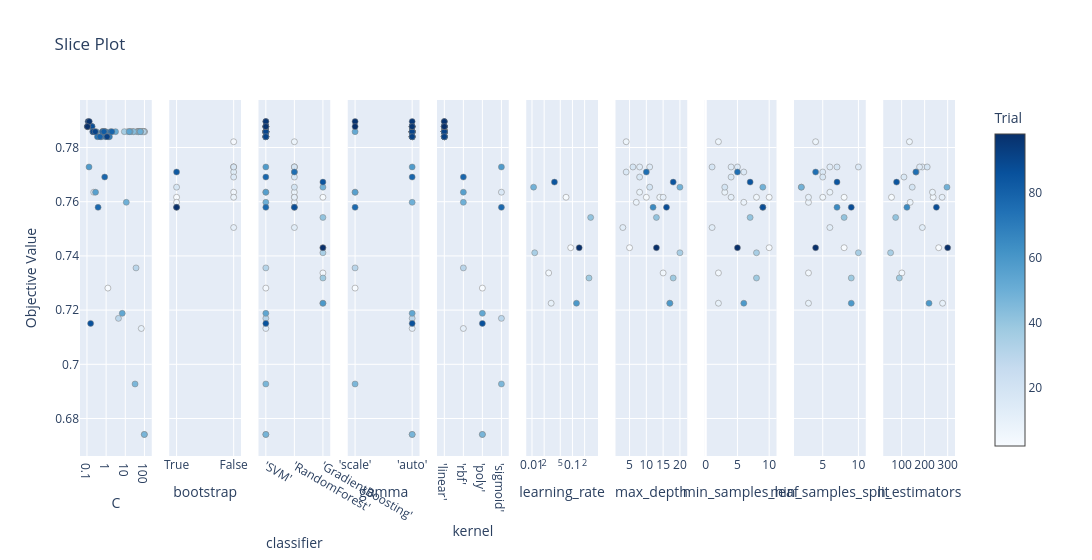

This figure's notebook cell:
### Code cell
# Slice Plot
plot_slice(study).show()

### Figure 1 — Plotly figure (JSON) as saved in the notebook; plotly's stock layout.template omitted (floating-point values rounded to 4 significant figures)
{"data": [{"marker": {"color": [2, 10, 16, 19, 20, 21, 22, 23, 24, 25, 26, 27, 28, 29, 30, 31, 32, 33, 35, 36, 38, 39, 41, 42, 43, 44, 45, 46, 47, 49, 50, 51, 52, 53, 54, 55, 56, 57, 58, 60, 61, 62, 63, 64, 66, 67, 68, 69, 70, 71, 72, 73, 74, 76, 77, 78, 79, 80, 81, 82, 83, 84, 86, 87, 89, 90, 91, 92, 93, 94, 95, 96, 97, 98], "colorbar": {"title": {"text": "Trial"}, "x": 1, "xpad": 40}, "colorscale": [[0, "rgb(247,251,255)"], [0.125, "rgb(222,235,247)"], [0.25, "rgb(198,219,239)"], [0.375, "rgb(158,202,225)"], [0.5, "rgb(107,174,214)"], [0.625, "rgb(66,146,198)"], [0.75, "rgb(33,113,181)"], [0.875, "rgb(8,81,156)"], [1, "rgb(8,48,107)"]], "line": {"color": "Grey", "width": 0.5}, "showscale": true}, "mode": "markers", "name": "Feasible Trial", "showlegend": false, "type": "scatter", "x": [1.234, 68.35, 0.2246, 69.66, 81.2, 99.21, 98.15, 47.15, 16.89, 13.14, 21.96, 99.51, 26.26, 4.398, 36.29, 91.72, 88.17, 44.62, 99.4, 8.899, 40.36, 49.42, 47.1, 50.53, 58.72, 26.79, 64.1, 32.34, 98.02, 11.27, 59.83, 17.94, 3.095, 6.936, 16.15, 0.3036, 0.2801, 0.6452, 0.1278, 0.5872, 0.6623, 0.7574, 0.6731, 0.7382, 0.9024, 0.8275, 0.5055, 1.319, 1.488, 0.666, 0.8996, 0.3509, 0.9411, 1.711, 0.38, 0.8405, 1.998, 0.48, 0.6582, 0.7694, 0.1836, 0.1717, 0.1549, 0.1826, 0.2003, 0.2107, 0.2705, 1.117, 0.1105, 0.1044, 0.1143, 0.1082, 0.1318, 0.1064], "xaxis": "x", "y": [0.7281, 0.7132, 0.7635, 0.7858, 0.7858, 0.7858, 0.7858, 0.7858, 0.7858, 0.7858, 0.7858, 0.7858, 0.7858, 0.7169, 0.7356, 0.7858, 0.7858, 0.7858, 0.6741, 0.7858, 0.7858, 0.7858, 0.7858, 0.7858, 0.7858, 0.7858, 0.7858, 0.6927, 0.6741, 0.7598, 0.7858, 0.7858, 0.7858, 0.7188, 0.7858, 0.7858, 0.7635, 0.7858, 0.7728, 0.784, 0.7858, 0.7858, 0.7858, 0.7858, 0.7858, 0.7858, 0.784, 0.784, 0.784, 0.7858, 0.7858, 0.784, 0.784, 0.7858, 0.7579, 0.7691, 0.7858, 0.784, 0.7858, 0.7858, 0.7877, 0.7877, 0.7151, 0.7877, 0.7858, 0.7858, 0.7858, 0.784, 0.7877, 0.7877, 0.7896, 0.7877, 0.7896, 0.7877], "yaxis": "y"}, {"marker": {"color": [4, 6, 18, 65, 75, 88, 5, 7, 9, 11, 12, 13, 14, 15, 17], "colorbar": {"title": {"text": "Trial"}, "x": 1, "xpad": 40}, "colorscale": [[0, "rgb(247,251,255)"], [0.125, "rgb(222,235,247)"], [0.25, "rgb(198,219,239)"], [0.375, "rgb(158,202,225)"], [0.5, "rgb(107,174,214)"], [0.625, "rgb(66,146,198)"], [0.75, "rgb(33,113,181)"], [0.875, "rgb(8,81,156)"], [1, "rgb(8,48,107)"]], "line": {"color": "Grey", "width": 0.5}, "showscale": false}, "mode": "markers", "name": "Feasible Trial", "showlegend": false, "type": "scatter", "x": ["True", "True", "True", "True", "True", "True", "False", "False", "False", "False", "False", "False", "False", "False", "False"], "xaxis": "x2", "y": [0.7616, 0.7598, 0.7654, 0.7579, 0.7709, 0.7579, 0.7821, 0.7635, 0.7616, 0.7505, 0.7728, 0.7728, 0.7709, 0.7691, 0.7728], "yaxis": "y2"}, {"marker": {"color": [2, 10, 16, 19, 20, 21, 22, 23, 24, 25, 26, 27, 28, 29, 30, 31, 32, 33, 35, 36, 38, 39, 41, 42, 43, 44, 45, 46, 47, 49, 50, 51, 52, 53, 54, 55, 56, 57, 58, 60, 61, 62, 63, 64, 66, 67, 68, 69, 70, 71, 72, 73, 74, 76, 77, 78, 79, 80, 81, 82, 83, 84, 86, 87, 89, 90, 91, 92, 93, 94, 95, 96, 97, 98, 4, 5, 6, 7, 9, 11, 12, 13, 14, 15, 17, 18, 65, 75, 88, 0, 1, 3, 8, 34, 37, 40, 48, 59, 85, 99], "colorbar": {"title": {"text": "Trial"}, "x": 1, "xpad": 40}, "colorscale": [[0, "rgb(247,251,255)"], [0.125, "rgb(222,235,247)"], [0.25, "rgb(198,219,239)"], [0.375, "rgb(158,202,225)"], [0.5, "rgb(107,174,214)"], [0.625, "rgb(66,146,198)"], [0.75, "rgb(33,113,181)"], [0.875, "rgb(8,81,156)"], [1, "rgb(8,48,107)"]], "line": {"color": "Grey", "width": 0.5}, "showscale": false}, "mode": "markers", "name": "Feasible Trial", "showlegend": false, "type": "scatter", "x": ["'SVM'", "'SVM'", "'SVM'", "'SVM'", "'SVM'", "'SVM'", "'SVM'", "'SVM'", "'SVM'", "'SVM'", "'SVM'", "'SVM'", "'SVM'", "'SVM'", "'SVM'", "'SVM'", "'SVM'", "'SVM'", "'SVM'", "'SVM'", "'SVM'", "'SVM'", "'SVM'", "'SVM'", "'SVM'", "'SVM'", "'SVM'", "'SVM'", "'SVM'", "'SVM'", "'SVM'", "'SVM'", "'SVM'", "'SVM'", "'SVM'", "'SVM'", "'SVM'", "'SVM'", "'SVM'", "'SVM'", "'SVM'", "'SVM'", "'SVM'", "'SVM'", "'SVM'", "'SVM'", "'SVM'", "'SVM'", "'SVM'", "'SVM'", "'SVM'", "'SVM'", "'SVM'", "'SVM'", "'SVM'", "'SVM'", "'SVM'", "'SVM'", "'SVM'", "'SVM'", "'SVM'", "'SVM'", "'SVM'", "'SVM'", "'SVM'", "'SVM'", "'SVM'", "'SVM'", "'SVM'", "'SVM'", "'SVM'", "'SVM'", "'SVM'", "'SVM'", "'RandomForest'", "'RandomForest'", "'RandomForest'", "'RandomForest'", "'RandomForest'", "'RandomForest'", "'RandomForest'", "'RandomForest'", "'RandomForest'", "'RandomForest'", "'RandomForest'", "'RandomForest'", "'RandomForest'", "'RandomForest'", "'RandomForest'", "'GradientBoosting'", "'GradientBoosting'", "'GradientBoosting'", "'GradientBoosting'", "'GradientBoosting'", "'GradientBoosting'", "'GradientBoosting'", "'GradientBoosting'", "'GradientBoosting'", "'GradientBoosting'", "'GradientBoosting'"], "xaxis": "x3", "y": [0.7281, 0.7132, 0.7635, 0.7858, 0.7858, 0.7858, 0.7858, 0.7858, 0.7858, 0.7858, 0.7858, 0.7858, 0.7858, 0.7169, 0.7356, 0.7858, 0.7858, 0.7858, 0.6741, 0.7858, 0.7858, 0.7858, 0.7858, 0.7858, 0.7858, 0.7858, 0.7858, 0.6927, 0.6741, 0.7598, 0.7858, 0.7858, 0.7858, 0.7188, 0.7858, 0.7858, 0.7635, 0.7858, 0.7728, 0.784, 0.7858, 0.7858, 0.7858, 0.7858, 0.7858, 0.7858, 0.784, 0.784, 0.784, 0.7858, 0.7858, 0.784, 0.784, 0.7858, 0.7579, 0.7691, 0.7858, 0.784, 0.7858, 0.7858, 0.7877, 0.7877, 0.7151, 0.7877, 0.7858, 0.7858, 0.7858, 0.784, 0.7877, 0.7877, 0.7896, 0.7877, 0.7896, 0.7877, 0.7616, 0.7821, 0.7598, 0.7635, 0.7616, 0.7505, 0.7728, 0.7728, 0.7709, 0.7691, 0.7728, 0.7654, 0.7579, 0.7709, 0.7579, 0.743, 0.7616, 0.7337, 0.7225, 0.7412, 0.7318, 0.7542, 0.7654, 0.7225, 0.7672, 0.743], "yaxis": "y3"}, {"marker": {"color": [2, 16, 30, 46, 52, 56, 77, 97, 98, 10, 19, 20, 21, 22, 23, 24, 25, 26, 27, 28, 29, 31, 32, 33, 35, 36, 38, 39, 41, 42, 43, 44, 45, 47, 49, 50, 51, 53, 54, 55, 57, 58, 60, 61, 62, 63, 64, 66, 67, 68, 69, 70, 71, 72, 73, 74, 76, 78, 79, 80, 81, 82, 83, 84, 86, 87, 89, 90, 91, 92, 93, 94, 95, 96], "colorbar": {"title": {"text": "Trial"}, "x": 1, "xpad": 40}, "colorscale": [[0, "rgb(247,251,255)"], [0.125, "rgb(222,235,247)"], [0.25, "rgb(198,219,239)"], [0.375, "rgb(158,202,225)"], [0.5, "rgb(107,174,214)"], [0.625, "rgb(66,146,198)"], [0.75, "rgb(33,113,181)"], [0.875, "rgb(8,81,156)"], [1, "rgb(8,48,107)"]], "line": {"color": "Grey", "width": 0.5}, "showscale": false}, "mode": "markers", "name": "Feasible Trial", "showlegend": false, "type": "scatter", "x": ["'scale'", "'scale'", "'scale'", "'scale'", "'scale'", "'scale'", "'scale'", "'scale'", "'scale'", "'auto'", "'auto'", "'auto'", "'auto'", "'auto'", "'auto'", "'auto'", "'auto'", "'auto'", "'auto'", "'auto'", "'auto'", "'auto'", "'auto'", "'auto'", "'auto'", "'auto'", "'auto'", "'auto'", "'auto'", "'auto'", "'auto'", "'auto'", "'auto'", "'auto'", "'auto'", "'auto'", "'auto'", "'auto'", "'auto'", "'auto'", "'auto'", "'auto'", "'auto'", "'auto'", "'auto'", "'auto'", "'auto'", "'auto'", "'auto'", "'auto'", "'auto'", "'auto'", "'auto'", "'auto'", "'auto'", "'auto'", "'auto'", "'auto'", "'auto'", "'auto'", "'auto'", "'auto'", "'auto'", "'auto'", "'auto'", "'auto'", "'auto'", "'auto'", "'auto'", "'auto'", "'auto'", "'auto'", "'auto'", "'auto'"], "xaxis": "x4", "y": [0.7281, 0.7635, 0.7356, 0.6927, 0.7858, 0.7635, 0.7579, 0.7896, 0.7877, 0.7132, 0.7858, 0.7858, 0.7858, 0.7858, 0.7858, 0.7858, 0.7858, 0.7858, 0.7858, 0.7858, 0.7169, 0.7858, 0.7858, 0.7858, 0.6741, 0.7858, 0.7858, 0.7858, 0.7858, 0.7858, 0.7858, 0.7858, 0.7858, 0.6741, 0.7598, 0.7858, 0.7858, 0.7188, 0.7858, 0.7858, 0.7858, 0.7728, 0.784, 0.7858, 0.7858, 0.7858, 0.7858, 0.7858, 0.7858, 0.784, 0.784, 0.784, 0.7858, 0.7858, 0.784, 0.784, 0.7858, 0.7691, 0.7858, 0.784, 0.7858, 0.7858, 0.7877, 0.7877, 0.7151, 0.7877, 0.7858, 0.7858, 0.7858, 0.784, 0.7877, 0.7877, 0.7896, 0.7877], "yaxis": "y4"}, {"marker": {"color": [19, 20, 21, 22, 23, 24, 25, 26, 27, 28, 31, 32, 33, 36, 38, 39, 41, 42, 43, 44, 45, 50, 51, 52, 54, 55, 57, 60, 61, 62, 63, 64, 66, 67, 68, 69, 70, 71, 72, 73, 74, 76, 79, 80, 81, 82, 83, 84, 87, 89, 90, 91, 92, 93, 94, 95, 96, 97, 98, 10, 30, 49, 56, 78, 2, 35, 47, 53, 86, 16, 29, 46, 58, 77], "colorbar": {"title": {"text": "Trial"}, "x": 1, "xpad": 40}, "colorscale": [[0, "rgb(247,251,255)"], [0.125, "rgb(222,235,247)"], [0.25, "rgb(198,219,239)"], [0.375, "rgb(158,202,225)"], [0.5, "rgb(107,174,214)"], [0.625, "rgb(66,146,198)"], [0.75, "rgb(33,113,181)"], [0.875, "rgb(8,81,156)"], [1, "rgb(8,48,107)"]], "line": {"color": "Grey", "width": 0.5}, "showscale": false}, "mode": "markers", "name": "Feasible Trial", "showlegend": false, "type": "scatter", "x": ["'linear'", "'linear'", "'linear'", "'linear'", "'linear'", "'linear'", "'linear'", "'linear'", "'linear'", "'linear'", "'linear'", "'linear'", "'linear'", "'linear'", "'linear'", "'linear'", "'linear'", "'linear'", "'linear'", "'linear'", "'linear'", "'linear'", "'linear'", "'linear'", "'linear'", "'linear'", "'linear'", "'linear'", "'linear'", "'linear'", "'linear'", "'linear'", "'linear'", "'linear'", "'linear'", "'linear'", "'linear'", "'linear'", "'linear'", "'linear'", "'linear'", "'linear'", "'linear'", "'linear'", "'linear'", "'linear'", "'linear'", "'linear'", "'linear'", "'linear'", "'linear'", "'linear'", "'linear'", "'linear'", "'linear'", "'linear'", "'linear'", "'linear'", "'linear'", "'rbf'", "'rbf'", "'rbf'", "'rbf'", "'rbf'", "'poly'", "'poly'", "'poly'", "'poly'", "'poly'", "'sigmoid'", "'sigmoid'", "'sigmoid'", "'sigmoid'", "'sigmoid'"], "xaxis": "x5", "y": [0.7858, 0.7858, 0.7858, 0.7858, 0.7858, 0.7858, 0.7858, 0.7858, 0.7858, 0.7858, 0.7858, 0.7858, 0.7858, 0.7858, 0.7858, 0.7858, 0.7858, 0.7858, 0.7858, 0.7858, 0.7858, 0.7858, 0.7858, 0.7858, 0.7858, 0.7858, 0.7858, 0.784, 0.7858, 0.7858, 0.7858, 0.7858, 0.7858, 0.7858, 0.784, 0.784, 0.784, 0.7858, 0.7858, 0.784, 0.784, 0.7858, 0.7858, 0.784, 0.7858, 0.7858, 0.7877, 0.7877, 0.7877, 0.7858, 0.7858, 0.7858, 0.784, 0.7877, 0.7877, 0.7896, 0.7877, 0.7896, 0.7877, 0.7132, 0.7356, 0.7598, 0.7635, 0.7691, 0.7281, 0.6741, 0.6741, 0.7188, 0.7151, 0.7635, 0.7169, 0.6927, 0.7728, 0.7579], "yaxis": "y5"}, {"marker": {"color": [0, 1, 3, 8, 34, 37, 40, 48, 59, 85, 99], "colorbar": {"title": {"text": "Trial"}, "x": 1, "xpad": 40}, "colorscale": [[0, "rgb(247,251,255)"], [0.125, "rgb(222,235,247)"], [0.25, "rgb(198,219,239)"], [0.375, "rgb(158,202,225)"], [0.5, "rgb(107,174,214)"], [0.625, "rgb(66,146,198)"], [0.75, "rgb(33,113,181)"], [0.875, "rgb(8,81,156)"], [1, "rgb(8,48,107)"]], "line": {"color": "Grey", "width": 0.5}, "showscale": false}, "mode": "markers", "name": "Feasible Trial", "showlegend": false, "type": "scatter", "x": [0.09064, 0.06946, 0.02584, 0.02978, 0.01165, 0.2568, 0.2823, 0.01095, 0.1259, 0.03594, 0.1469], "xaxis": "x6", "y": [0.743, 0.7616, 0.7337, 0.7225, 0.7412, 0.7318, 0.7542, 0.7654, 0.7225, 0.7672, 0.743], "yaxis": "y6"}, {"marker": {"color": [0, 1, 3, 4, 5, 6, 7, 8, 9, 11, 12, 13, 14, 15, 17, 18, 34, 37, 40, 48, 59, 65, 75, 85, 88, 99], "colorbar": {"title": {"text": "Trial"}, "x": 1, "xpad": 40}, "colorscale": [[0, "rgb(247,251,255)"], [0.125, "rgb(222,235,247)"], [0.25, "rgb(198,219,239)"], [0.375, "rgb(158,202,225)"], [0.5, "rgb(107,174,214)"], [0.625, "rgb(66,146,198)"], [0.75, "rgb(33,113,181)"], [0.875, "rgb(8,81,156)"], [1, "rgb(8,48,107)"]], "line": {"color": "Grey", "width": 0.5}, "showscale": false}, "mode": "markers", "name": "Feasible Trial", "showlegend": false, "type": "scatter", "x": [5, 10, 15, 14, 4, 7, 8, 17, 15, 3, 8, 11, 4, 8, 6, 11, 20, 18, 13, 20, 17, 12, 10, 18, 16, 13], "xaxis": "x7", "y": [0.743, 0.7616, 0.7337, 0.7616, 0.7821, 0.7598, 0.7635, 0.7225, 0.7616, 0.7505, 0.7728, 0.7728, 0.7709, 0.7691, 0.7728, 0.7654, 0.7412, 0.7318, 0.7542, 0.7654, 0.7225, 0.7579, 0.7709, 0.7672, 0.7579, 0.743], "yaxis": "y7"}, {"marker": {"color": [0, 1, 3, 4, 5, 6, 7, 8, 9, 11, 12, 13, 14, 15, 17, 18, 34, 37, 40, 48, 59, 65, 75, 85, 88, 99], "colorbar": {"title": {"text": "Trial"}, "x": 1, "xpad": 40}, "colorscale": [[0, "rgb(247,251,255)"], [0.125, "rgb(222,235,247)"], [0.25, "rgb(198,219,239)"], [0.375, "rgb(158,202,225)"], [0.5, "rgb(107,174,214)"], [0.625, "rgb(66,146,198)"], [0.75, "rgb(33,113,181)"], [0.875, "rgb(8,81,156)"], [1, "rgb(8,48,107)"]], "line": {"color": "Grey", "width": 0.5}, "showscale": false}, "mode": "markers", "name": "Feasible Trial", "showlegend": false, "type": "scatter", "x": [10, 10, 2, 8, 2, 6, 3, 2, 4, 1, 4, 5, 6, 4, 1, 3, 8, 8, 7, 9, 6, 9, 5, 7, 9, 5], "xaxis": "x8", "y": [0.743, 0.7616, 0.7337, 0.7616, 0.7821, 0.7598, 0.7635, 0.7225, 0.7616, 0.7505, 0.7728, 0.7728, 0.7709, 0.7691, 0.7728, 0.7654, 0.7412, 0.7318, 0.7542, 0.7654, 0.7225, 0.7579, 0.7709, 0.7672, 0.7579, 0.743], "yaxis": "y8"}, {"marker": {"color": [0, 1, 3, 4, 5, 6, 7, 8, 9, 11, 12, 13, 14, 15, 17, 18, 34, 37, 40, 48, 59, 65, 75, 85, 88, 99], "colorbar": {"title": {"text": "Trial"}, "x": 1, "xpad": 40}, "colorscale": [[0, "rgb(247,251,255)"], [0.125, "rgb(222,235,247)"], [0.25, "rgb(198,219,239)"], [0.375, "rgb(158,202,225)"], [0.5, "rgb(107,174,214)"], [0.625, "rgb(66,146,198)"], [0.75, "rgb(33,113,181)"], [0.875, "rgb(8,81,156)"], [1, "rgb(8,48,107)"]], "line": {"color": "Grey", "width": 0.5}, "showscale": false}, "mode": "markers", "name": "Feasible Trial", "showlegend": false, "type": "scatter", "x": [8, 8, 3, 5, 4, 3, 6, 3, 3, 6, 6, 10, 5, 5, 7, 2, 10, 9, 8, 2, 9, 7, 4, 7, 9, 4], "xaxis": "x9", "y": [0.743, 0.7616, 0.7337, 0.7616, 0.7821, 0.7598, 0.7635, 0.7225, 0.7616, 0.7505, 0.7728, 0.7728, 0.7709, 0.7691, 0.7728, 0.7654, 0.7412, 0.7318, 0.7542, 0.7654, 0.7225, 0.7579, 0.7709, 0.7672, 0.7579, 0.743], "yaxis": "y9"}, {"marker": {"color": [0, 1, 3, 4, 5, 6, 7, 8, 9, 11, 12, 13, 14, 15, 17, 18, 34, 37, 40, 48, 59, 65, 75, 85, 88, 99], "colorbar": {"title": {"text": "Trial"}, "x": 1, "xpad": 40}, "colorscale": [[0, "rgb(247,251,255)"], [0.125, "rgb(222,235,247)"], [0.25, "rgb(198,219,239)"], [0.375, "rgb(158,202,225)"], [0.5, "rgb(107,174,214)"], [0.625, "rgb(66,146,198)"], [0.75, "rgb(33,113,181)"], [0.875, "rgb(8,81,156)"], [1, "rgb(8,48,107)"]], "line": {"color": "Grey", "width": 0.5}, "showscale": false}, "mode": "markers", "name": "Feasible Trial", "showlegend": false, "type": "scatter", "x": [261, 56, 101, 237, 134, 137, 234, 278, 276, 190, 190, 178, 163, 110, 211, 146, 52, 90, 74, 297, 219, 123, 162, 78, 251, 300], "xaxis": "x10", "y": [0.743, 0.7616, 0.7337, 0.7616, 0.7821, 0.7598, 0.7635, 0.7225, 0.7616, 0.7505, 0.7728, 0.7728, 0.7709, 0.7691, 0.7728, 0.7654, 0.7412, 0.7318, 0.7542, 0.7654, 0.7225, 0.7579, 0.7709, 0.7672, 0.7579, 0.743], "yaxis": "y10"}], "layout": {"title": {"text": "Slice Plot"}, "width": 3000, "xaxis": {"anchor": "y", "domain": [0, 0.082], "title": {"text": "C"}, "type": "log"}, "xaxis10": {"anchor": "y10", "domain": [0.918, 1.0], "title": {"text": "n_estimators"}}, "xaxis2": {"anchor": "y2", "categoryarray": ["True", "False"], "categoryorder": "array", "domain": [0.102, 0.184], "title": {"text": "bootstrap"}, "type": "category"}, "xaxis3": {"anchor": "y3", "categoryarray": ["'SVM'", "'RandomForest'", "'GradientBoosting'"], "categoryorder": "array", "domain": [0.204, 0.286], "title": {"text": "classifier"}, "type": "category"}, "xaxis4": {"anchor": "y4", "categoryarray": ["'scale'", "'auto'"], "categoryorder": "array", "domain": [0.306, 0.388], "title": {"text": "gamma"}, "type": "category"}, "xaxis5": {"anchor": "y5", "categoryarray": ["'linear'", "'rbf'", "'poly'", "'sigmoid'"], "categoryorder": "array", "domain": [0.408, 0.49], "title": {"text": "kernel"}, "type": "category"}, "xaxis6": {"anchor": "y6", "domain": [0.51, 0.592], "title": {"text": "learning_rate"}, "type": "log"}, "xaxis7": {"anchor": "y7", "domain": [0.612, 0.694], "title": {"text": "max_depth"}}, "xaxis8": {"anchor": "y8", "domain": [0.714, 0.796], "title": {"text": "min_samples_leaf"}}, "xaxis9": {"anchor": "y9", "domain": [0.816, 0.898], "title": {"text": "min_samples_split"}}, "yaxis": {"anchor": "x", "domain": [0, 1], "title": {"text": "Objective Value"}}, "yaxis10": {"anchor": "x10", "domain": [0, 1], "matches": "y", "showticklabels": false}, "yaxis2": {"anchor": "x2", "domain": [0, 1], "matches": "y", "showticklabels": false}, "yaxis3": {"anchor": "x3", "domain": [0, 1], "matches": "y", "showticklabels": false}, "yaxis4": {"anchor": "x4", "domain": [0, 1], "matches": "y", "showticklabels": false}, "yaxis5": {"anchor": "x5", "domain": [0, 1], "matches": "y", "showticklabels": false}, "yaxis6": {"anchor": "x6", "domain": [0, 1], "matches": "y", "showticklabels": false}, "yaxis7": {"anchor": "x7", "domain": [0, 1], "matches": "y", "showticklabels": false}, "yaxis8": {"anchor": "x8", "domain": [0, 1], "matches": "y", "showticklabels": false}, "yaxis9": {"anchor": "x9", "domain": [0, 1], "matches": "y", "showticklabels": false}}}
